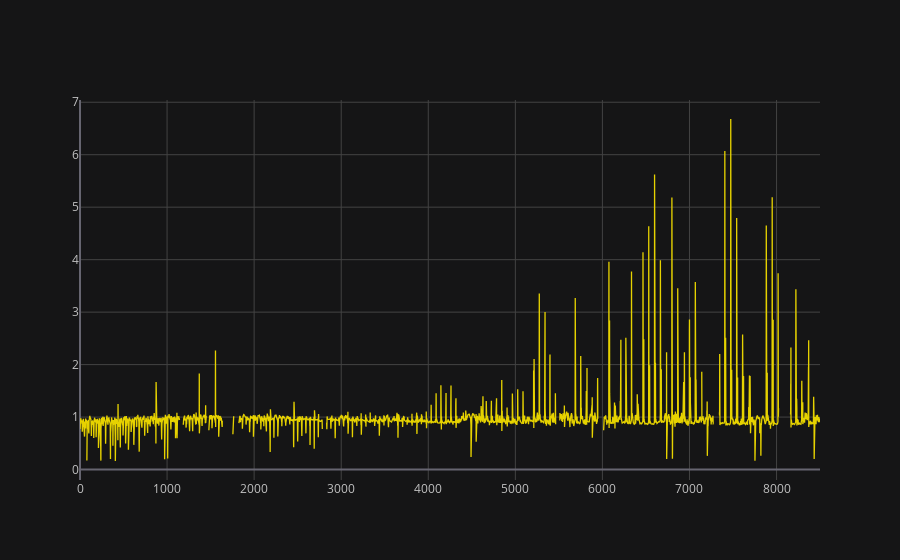

Source (notebook cell):
### Code cell
solar_data_1['AC_performance_ratio_HSAT'].iplot(theme='solar',colors='RGB[230,210,0]')

### Figure 1 — Plotly figure (JSON) as saved in the notebook; plotly's stock layout.template omitted (floating-point values rounded to 4 significant figures; data arrays with more than 128 entries replaced by an {"elided": "..."} marker saying what was removed)
{"data": [{"line": {"color": "rgba(230, 210, 0, 1.0)", "dash": "solid", "shape": "linear", "width": 1.3}, "mode": "lines", "name": "AC_performance_ratio_HSAT", "text": "", "type": "scatter", "x": {"elided": "8500 int values"}, "y": {"elided": "8500 mixed values"}}], "layout": {"legend": {"bgcolor": "#151516", "font": {"color": "#D9D9D9"}}, "paper_bgcolor": "#151516", "plot_bgcolor": "#151516", "title": {"font": {"color": "#D9D9D9"}}, "xaxis": {"gridcolor": "#434343", "showgrid": true, "tickfont": {"color": "#C2C2C2"}, "title": {"font": {"color": "#D9D9D9"}, "text": ""}, "zerolinecolor": "#666570"}, "yaxis": {"gridcolor": "#434343", "showgrid": true, "tickfont": {"color": "#C2C2C2"}, "title": {"font": {"color": "#D9D9D9"}, "text": ""}, "zerolinecolor": "#666570"}}}
